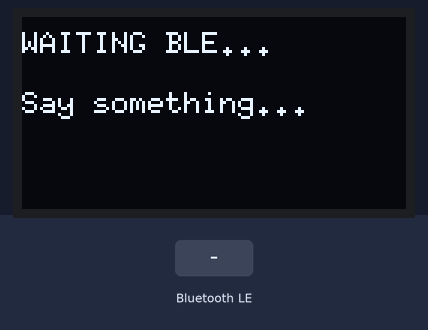
The sketch below on a simulated ESP32. Shown: 128×64 one-colour display. Inputs (shaded band) come from the test bench. Nothing arrives over Bluetooth unless stated; a phone connects over Bluetooth LE 3 s after start.

Above: at 1.2 s.
1.3 s: Bluetooth LE write "1" received
At 2.7 s:
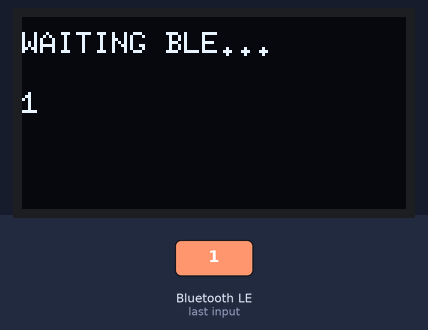
4.3 s: Bluetooth LE write "0" received
At 5.6 s:
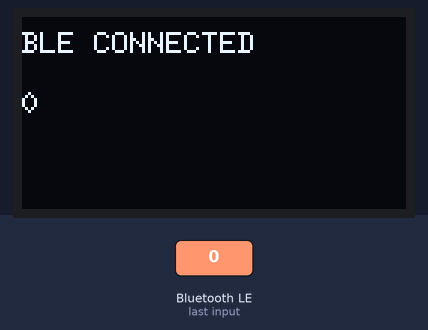
5.9 s: Bluetooth LE write "2" received
At 7.0 s:
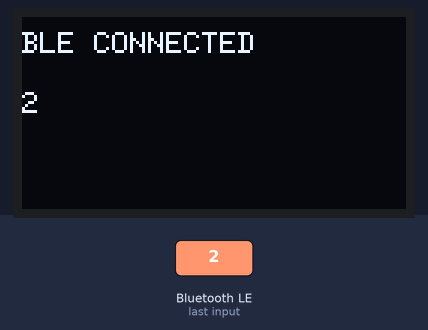
Timing chart, 0 to 8.9 s (numbered marks = the images above; inputs shaded):
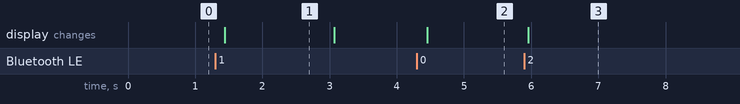

The sketch:

Ble-Kode-Final.ino
```cpp
#include <BLEDevice.h>
#include <BLEServer.h>
#include <BLEUtils.h>
#include <BLE2902.h>

#include <Wire.h>
#include <U8g2lib.h>

#define SDA_PIN 8
#define SCL_PIN 9
U8G2_SSD1306_128X64_NONAME_F_HW_I2C u8g2(U8G2_R0);

#define SERVICE_UUID        "6E400001-B5A3-F393-E0A9-E50E24DCCA9E"
#define CHARACTERISTIC_UUID "6E400003-B5A3-F393-E0A9-E50E24DCCA9E"

String hudText = "Say something...";
bool deviceConnected = false;

/* ===== BLE CALLBACK ===== */
class MyCallbacks : public BLECharacteristicCallbacks {
  void onWrite(BLECharacteristic *pChar) {
    std::string value = pChar->getValue();
    if (value.length() > 0) {
      hudText = "";
      for (char c : value) hudText += c;
    }
  }
};

class MyServerCallbacks : public BLEServerCallbacks {
  void onConnect(BLEServer* pServer) {
    deviceConnected = true;
  }
  void onDisconnect(BLEServer* pServer) {
    deviceConnected = false;
    BLEDevice::startAdvertising();
  }
};

void setup() {
  Serial.begin(115200);

  Wire.begin(SDA_PIN, SCL_PIN);
  u8g2.begin();

  BLEDevice::init("HUD-GLASSES");
  BLEServer *server = BLEDevice::createServer();
  server->setCallbacks(new MyServerCallbacks());

  BLEService *service = server->createService(SERVICE_UUID);

  BLECharacteristic *characteristic = service->createCharacteristic(
    CHARACTERISTIC_UUID,
    BLECharacteristic::PROPERTY_WRITE
  );

  characteristic->addDescriptor(new BLE2902());
  characteristic->setCallbacks(new MyCallbacks());

  service->start();
  BLEDevice::startAdvertising();
}

void loop() {
  u8g2.clearBuffer();
  u8g2.setFont(u8g2_font_6x10_tf);

  if (deviceConnected) {
    u8g2.drawStr(0, 12, "BLE CONNECTED");
  } else {
    u8g2.drawStr(0, 12, "WAITING BLE...");
  }

  u8g2.drawStr(0, 32, hudText.c_str());
  u8g2.sendBuffer();

  delay(100);
}
```

Measured:
- after the input at 1.3 s, the display: changes after 0.14 s (image 1)
- after the input at 4.3 s, the display: changes after 0.15 s (image 2)
- after the input at 5.9 s, the display: changes after 0.06 s (image 3)
- what the display in image 1 shows lasts 1.7 s, from 1.4 s to 3.1 s
